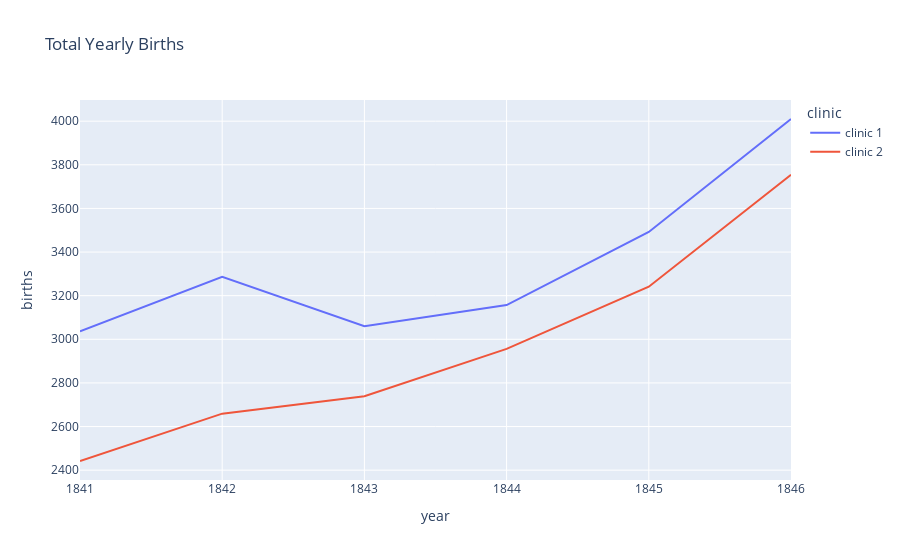

Here is the notebook cell this chart was saved with:
### Code cell
px.line(data_frame=df_yearly, x='year',y='births', color='clinic', title='Total Yearly Births')

### Figure 1 — Plotly figure (JSON) as saved in the notebook; plotly's stock layout.template omitted (floating-point values rounded to 4 significant figures)
{"data": [{"hovertemplate": "clinic=clinic 1<br>year=%{x}<br>births=%{y}<extra></extra>", "legendgroup": "clinic 1", "line": {"color": "#636efa", "dash": "solid"}, "marker": {"symbol": "circle"}, "mode": "lines", "name": "clinic 1", "orientation": "v", "showlegend": true, "type": "scatter", "x": [1841, 1842, 1843, 1844, 1845, 1846], "xaxis": "x", "y": [3036, 3287, 3060, 3157, 3492, 4010], "yaxis": "y"}, {"hovertemplate": "clinic=clinic 2<br>year=%{x}<br>births=%{y}<extra></extra>", "legendgroup": "clinic 2", "line": {"color": "#EF553B", "dash": "solid"}, "marker": {"symbol": "circle"}, "mode": "lines", "name": "clinic 2", "orientation": "v", "showlegend": true, "type": "scatter", "x": [1841, 1842, 1843, 1844, 1845, 1846], "xaxis": "x", "y": [2442, 2659, 2739, 2956, 3241, 3754], "yaxis": "y"}], "layout": {"legend": {"title": {"text": "clinic"}, "tracegroupgap": 0}, "title": {"text": "Total Yearly Births"}, "xaxis": {"anchor": "y", "domain": [0, 1], "title": {"text": "year"}}, "yaxis": {"anchor": "x", "domain": [0, 1], "title": {"text": "births"}}}}
